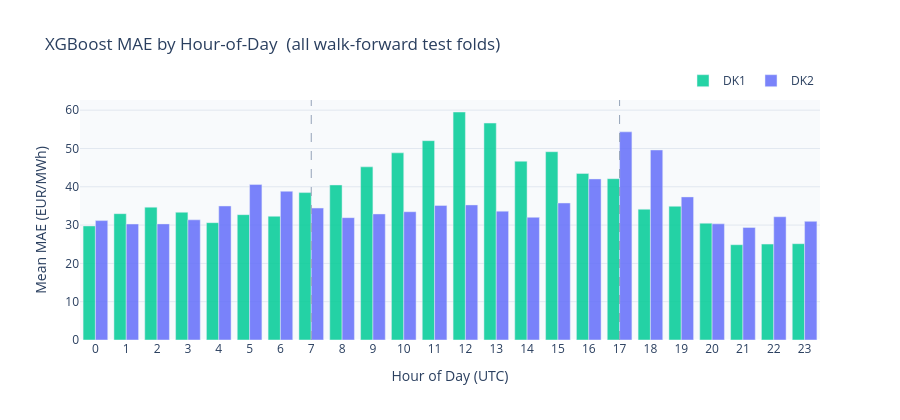

Write notebook code for a chart like this one.
### Markdown cell above
---
## 4  MAE by Hour-of-Day

Which hours are hardest to forecast? Power markets have distinct intraday patterns:
the morning ramp (06:00–09:00) and evening peak (17:00–20:00) tend to be more volatile,
while overnight hours are easier because demand is stable.

### Code cell
# Combine DK1 and DK2 for richer signal (more folds)
forecasts_combined = pd.concat([
    forecasts_dk1.assign(zone='DK1'),
    forecasts_dk2.assign(zone='DK2'),
], ignore_index=True)

mae_by_hour = (
    forecasts_combined
    .groupby(['zone', 'hour'])['abs_err']
    .mean()
    .reset_index()
    .rename(columns={'abs_err': 'mae'})
)

fig = go.Figure()
for zone, color in [('DK1', COLOURS['xgboost']), ('DK2', COLOURS['persistence'])]:
    d = mae_by_hour[mae_by_hour['zone'] == zone]
    fig.add_trace(go.Bar(
        x=d['hour'], y=d['mae'],
        name=zone,
        marker_color=color,
        opacity=0.85,
    ))

fig.update_layout(
    title='XGBoost MAE by Hour-of-Day  (all walk-forward test folds)',
    xaxis=dict(title='Hour of Day (UTC)', tickmode='linear', dtick=1),
    yaxis=dict(title='Mean MAE (EUR/MWh)', gridcolor='#E2E8F0'),
    barmode='group',
    height=420,
    plot_bgcolor='#F8FAFC',
    paper_bgcolor='white',
    legend=dict(orientation='h', yanchor='bottom', y=1.02, xanchor='right', x=1),
)

# Annotate peak demand hours
for hour, label in [(7, 'Morning\nramp'), (17, 'Evening\npeak')]:
    fig.add_vline(x=hour, line_dash='dash', line_color='#94A3B8', line_width=1)

fig.show()

worst_hour_dk1 = mae_by_hour[mae_by_hour['zone']=='DK1'].sort_values('mae', ascending=False).iloc[0]
print(f'DK1 hardest hour: {int(worst_hour_dk1["hour"]):02d}:00 UTC  (MAE = {worst_hour_dk1["mae"]:.1f} EUR/MWh)')

### Figure 1 — Plotly figure (JSON) as saved in the notebook; plotly's stock layout.template omitted (floating-point values rounded to 4 significant figures)
{"data": [{"marker": {"color": "#00CC96"}, "name": "DK1", "opacity": 0.85, "type": "bar", "x": [0, 1, 2, 3, 4, 5, 6, 7, 8, 9, 10, 11, 12, 13, 14, 15, 16, 17, 18, 19, 20, 21, 22, 23], "y": [29.78, 32.98, 34.68, 33.35, 30.64, 32.73, 32.3, 38.48, 40.48, 45.21, 48.86, 52.04, 59.52, 56.64, 46.68, 49.16, 43.46, 42.12, 34.15, 34.92, 30.5, 24.88, 25.04, 25.14]}, {"marker": {"color": "#636EFA"}, "name": "DK2", "opacity": 0.85, "type": "bar", "x": [0, 1, 2, 3, 4, 5, 6, 7, 8, 9, 10, 11, 12, 13, 14, 15, 16, 17, 18, 19, 20, 21, 22, 23], "y": [31.18, 30.28, 30.31, 31.38, 34.99, 40.6, 38.84, 34.44, 31.94, 32.91, 33.49, 35.11, 35.27, 33.64, 32.03, 35.77, 42.05, 54.34, 49.61, 37.36, 30.33, 29.37, 32.18, 30.98]}], "layout": {"barmode": "group", "height": 420, "legend": {"orientation": "h", "x": 1, "xanchor": "right", "y": 1.02, "yanchor": "bottom"}, "paper_bgcolor": "white", "plot_bgcolor": "#F8FAFC", "shapes": [{"line": {"color": "#94A3B8", "dash": "dash", "width": 1}, "type": "line", "x0": 7, "x1": 7, "xref": "x", "y0": 0, "y1": 1, "yref": "y domain"}, {"line": {"color": "#94A3B8", "dash": "dash", "width": 1}, "type": "line", "x0": 17, "x1": 17, "xref": "x", "y0": 0, "y1": 1, "yref": "y domain"}], "title": {"text": "XGBoost MAE by Hour-of-Day  (all walk-forward test folds)"}, "xaxis": {"dtick": 1, "tickmode": "linear", "title": {"text": "Hour of Day (UTC)"}}, "yaxis": {"gridcolor": "#E2E8F0", "title": {"text": "Mean MAE (EUR/MWh)"}}}}
